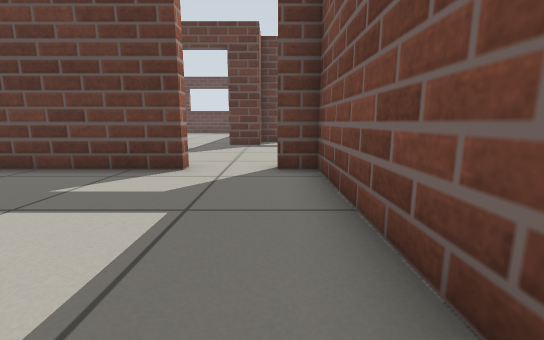
[1] (above)

24 first-person views from a walk through a robot-simulator world made for Gazebo. The camera is 0.5 m above the floor, tilts 10° down and sees 90° across. The floor is counted in squares, 0.5 m on a side. Each view is taken from the middle of a square. On the plan, view 1 faces up. The plan holds only what a view shows up to about 11 squares ahead; the rest is blank.

[2]
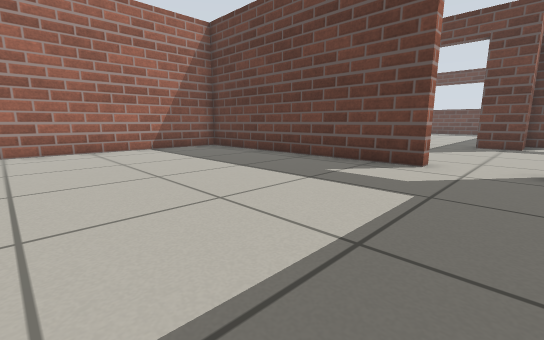

[3]
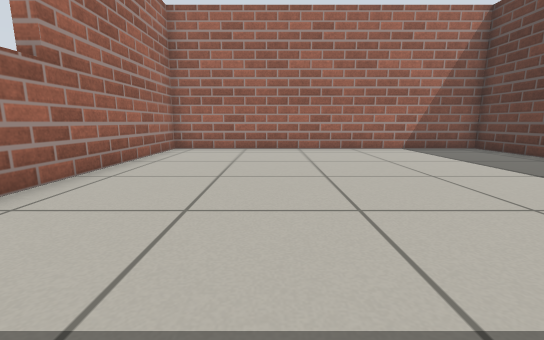

[4]
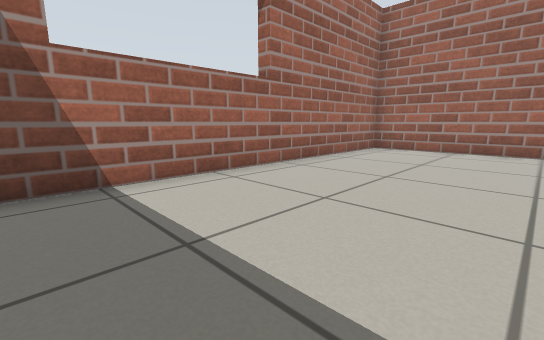

[5]
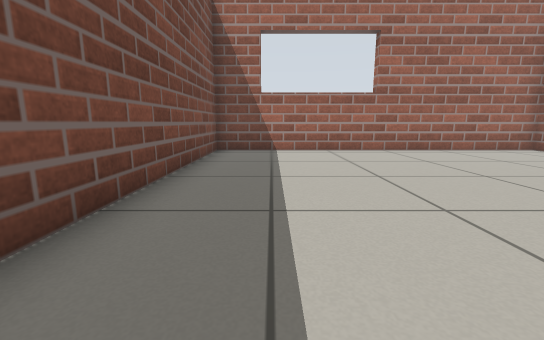

[6]
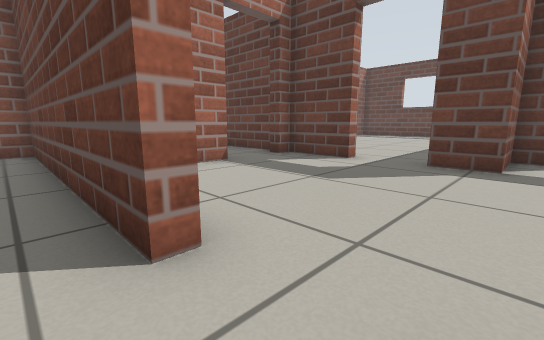

[7]
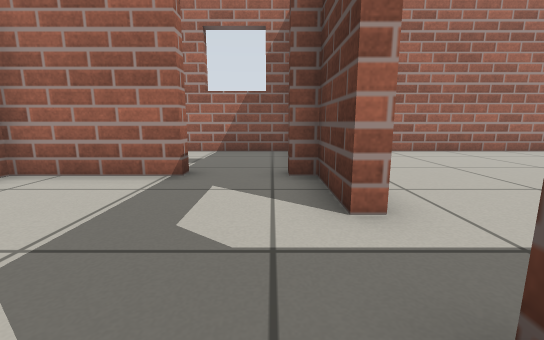

[8]
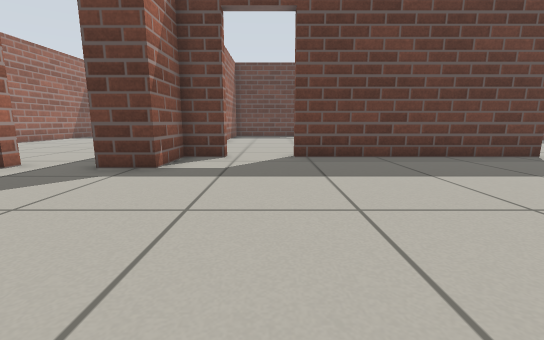

[9]
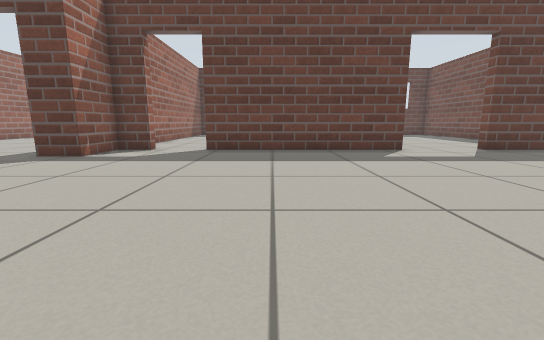

[10]
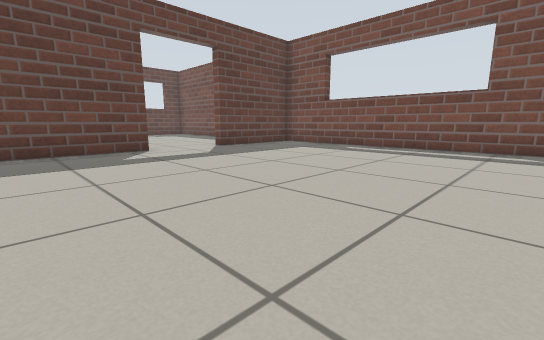

[11]
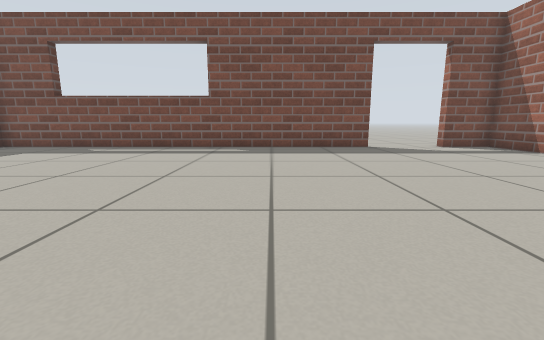

[12]
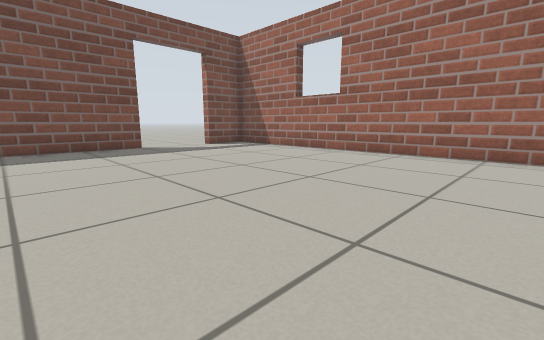

[13]
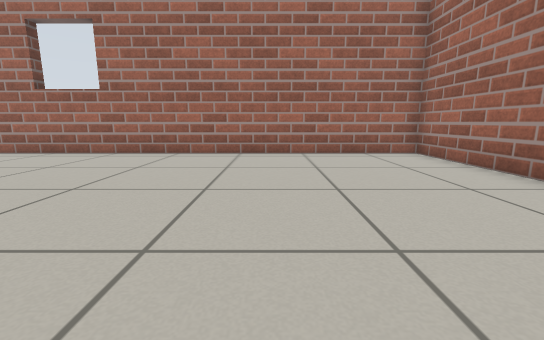

[14]
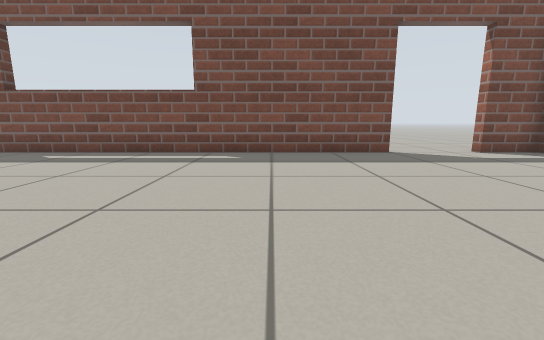

[15]
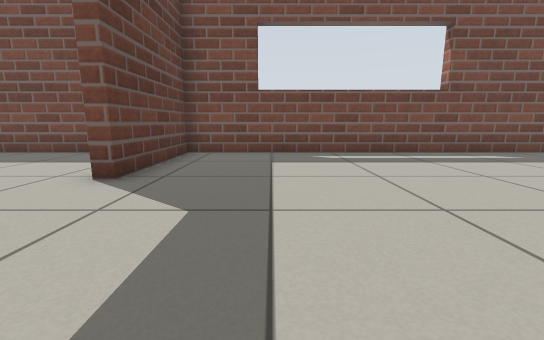

[16]
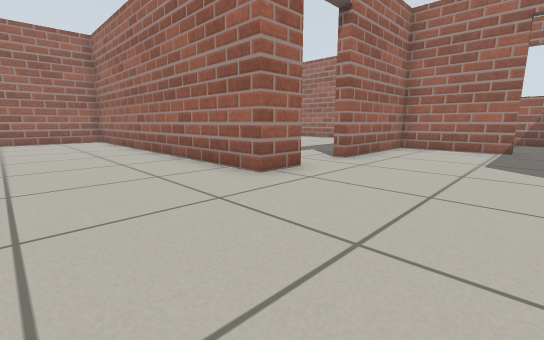

[17]
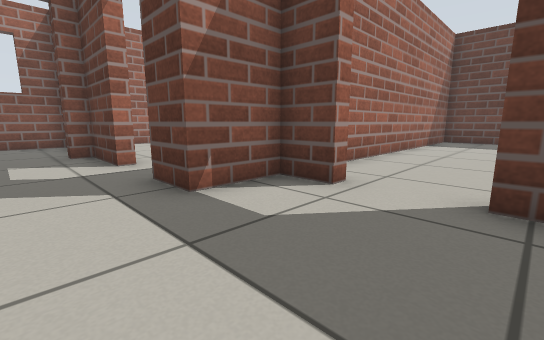

[18]
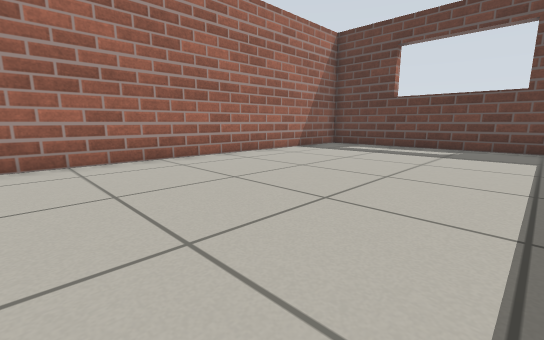

[19]
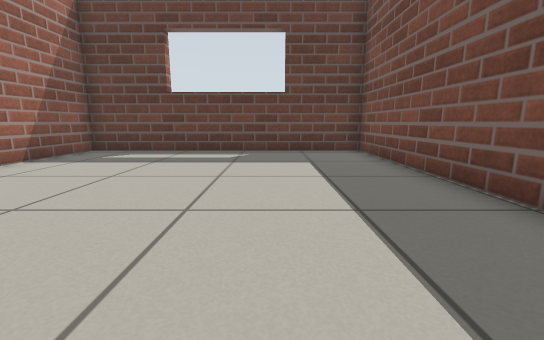

[20]
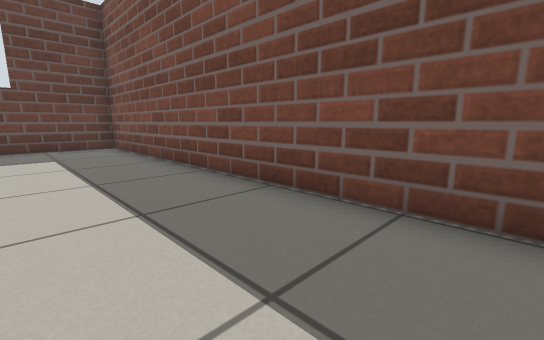

[21]
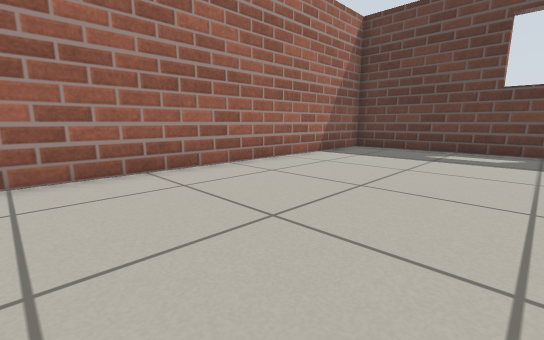

[22]
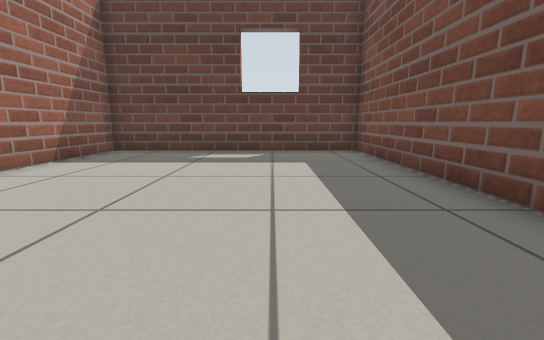

[23]
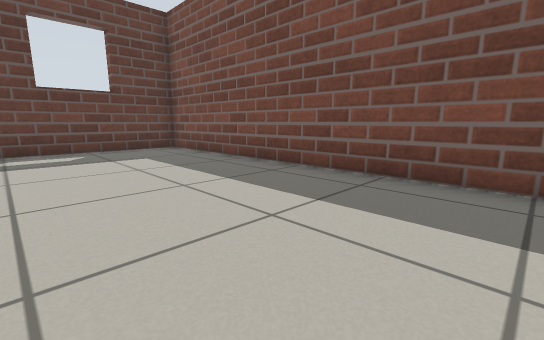

[24]
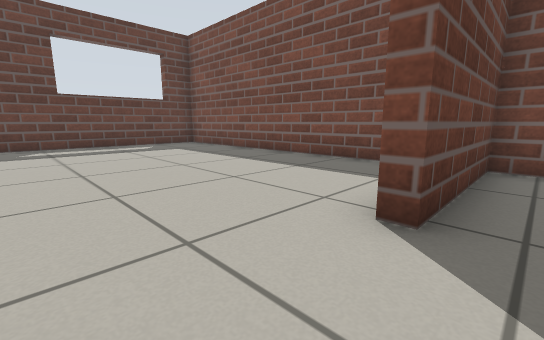

### Floor plan
Points are (right, up) in squares from view 1. A wall is a line through its corners. A room is listed if a view was taken in it or the views show most of it. See-through windows are left out.
Room 1 (views 1, 2, 3, 4, 5, 6)
walls: (-1.9, 5.7) (-10.3, 5.7) (-10.3, -5.7) (1, -5.7) (1, 5.7) (0.1, 5.7)
ways out: open door at (-1, 6) to room 2
Room 2 (views 7, 8, 9, 10, 11, 12, 13, 14, 15, 16, 17, 24)
walls: (0, 6.1) (1.4, 6.1) (1.4, -5.7) (16.9, -5.7) (16.9, -3.9); (9.8, 13.7) (2.7, 13.7); (16.9, -0.9) (16.9, 13.7) (12.7, 13.7); (0.7, 13.7) (-0.5, 13.7) (-0.5, 11.9) (-1.9, 11.9); (-3.8, 11.9) (-6, 11.9) (-6, 11.3); (-6, 9.3) (-6, 6.1) (-1.9, 6.1)
ways out: open door at (-1, 6) to room 1; open door at (-2.5, 12) to room 3; open door at (1.5, 14) to room 4; open door at (11, 14) to room 5; open door at (-6, 10.5) to room 6; open door at (17, -2)
Room 3 (views 18, 19, 20)
walls: (-0.9, 13.9) (-0.9, 25.5) (-10.3, 25.5) (-10.3, 13.9)
ways out: open door at (-2.5, 12) to room 2
Room 4 (views 21, 22, 23)
walls: (8, 14.9) (8, 25.5) (-0.5, 25.5) (-0.5, 14.9)
ways out: open door at (1.5, 14) to room 2
Room 5 (no view inside)
walls: (13.6, 25.5) (10, 25.5); (16.9, 15.9) (16.9, 22.6)
ways out: open door at (11, 14) to room 2
Room 6 (no view inside)
walls: (-6.9, 11.9) (-10.3, 11.9) (-10.3, 8.1)
ways out: open door at (-6, 10.5) to room 2

Where each view was taken, in squares from view 1:
view 1: 0 up, 0 right, facing up
view 2: 1 down, 0 right, facing up-left
view 3: 2 down, 0 right, facing left
view 4: 1 down, 0 right, facing down-left
view 5: 4 up, 1 left, facing down
view 6: 5 up, 0 right, facing up-left
view 7: 11 up, 1 left, facing left
view 8: 6 up, 2 right, facing up
view 9: 4 up, 5 right, facing up
view 10: 4 up, 6 right, facing up-right
view 11: 3 up, 6 right, facing right
view 12: 3 up, 6 right, facing down-right
view 13: 3 up, 6 right, facing down
view 14: 3 up, 8 right, facing right
view 15: 11 up, 8 right, facing right
view 16: 10 up, 5 right, facing down-left
view 17: 10 up, 3 right, facing up-left
view 18: 14 up, 3 left, facing up-left
view 19: 16 up, 4 left, facing up
view 20: 14 up, 4 left, facing up-right
view 21: 15 up, 5 right, facing up-left
view 22: 16 up, 5 right, facing up
view 23: 15 up, 3 right, facing up-right
view 24: 13 up, 10 right, facing up-right
